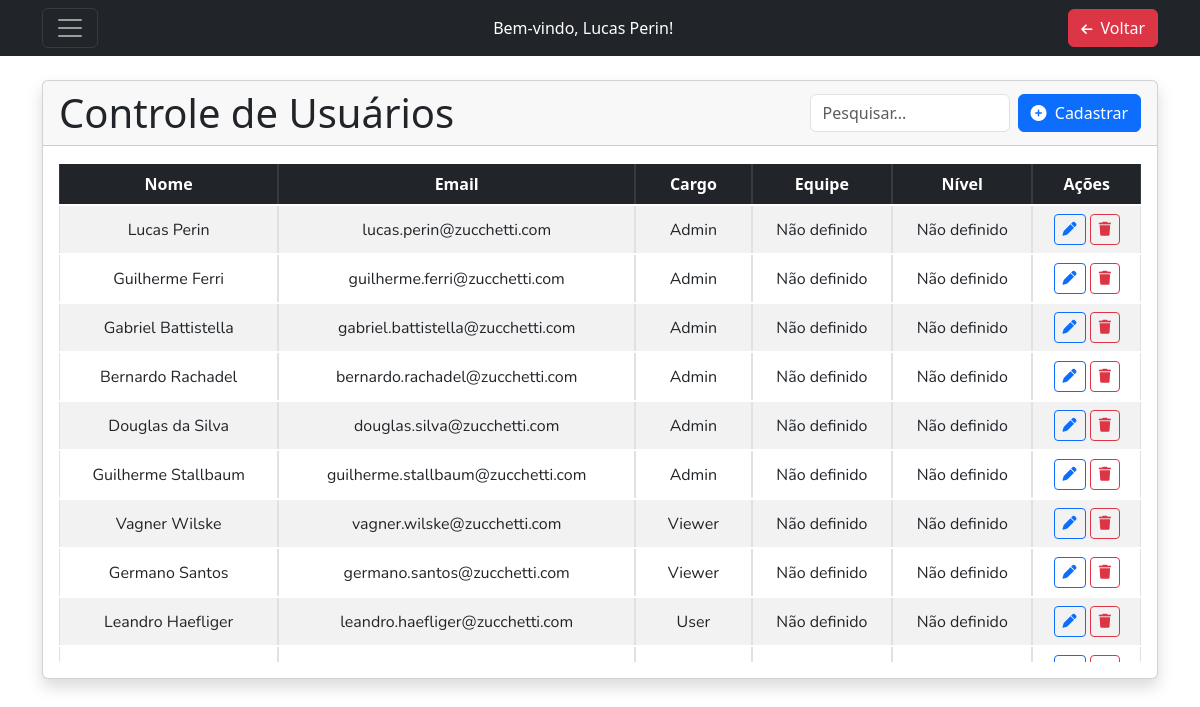
Screenshot of /Views/usuarios.php (signed in) with the database file from the repository.
### tables this page shows
CREATE TABLE TB_USUARIO
( 
 Id INT PRIMARY KEY AUTO_INCREMENT,
 Nome varchar(50) NOT NULL,
 Email varchar(50) NOT NULL,
 Senha varchar(255) NOT NULL,
 Cargo varchar(255) NOT NULL
);

### Views/usuarios.php (the view, shortened to what this page needs)
<?php
include '../Config/Database.php';
$query = "SELECT
            u.Id,
            u.Nome,
            u.Email,
            ena.idEquipe,
            ena.idNivel,
            u.Cargo,
            IFNULL(c.descricao, 'Não definido') AS EquipeDescricao,
            IFNULL(n.descricao, 'Não definido') AS NivelDescricao
          FROM TB_USUARIO u
          LEFT JOIN TB_EQUIPE_NIVEL_ANALISTA ena ON ena.idUsuario = u.Id
          LEFT JOIN TB_EQUIPE c ON ena.idEquipe = c.id
          LEFT JOIN TB_NIVEL n ON ena.idNivel = n.id
          ORDER BY u.Id ASC";
$result = mysqli_query($conn, $query);
?>
<!DOCTYPE html>
<html lang="pt-BR">
<head>
    <link href="../Public/usuarios.css" rel="stylesheet">
    <link href="https://cdn.jsdelivr.net/npm/bootstrap@5.3.0/dist/css/bootstrap.min.css" rel="stylesheet">
    <link rel="stylesheet" href="https://cdnjs.cloudflare.com/ajax/libs/font-awesome/6.4.2/css/all.min.css">
</head>
<body>
  <nav class="navbar navbar-dark bg-dark">
    <div class="container d-flex justify-content-between align-items-center">
      <div class="dropdown">
        <button class="navbar-toggler" type="button" id="menuDropdown" data-bs-toggle="dropdown" aria-expanded="false">
          <span class="navbar-toggler-icon"></span>
        </button>
      </div>
      <span class="text-white">Bem-vindo, <?php echo $_SESSION['usuario_nome']; ?>!</span>
      <a href="menu.php" class="btn btn-danger">
        <i class="fa-solid fa-arrow-left me-2" style="font-size: 0.8em;"></i>Voltar
      </a>
    </div>
  </nav>
  <div class="toast-container">
  </div>
  <div class="toast-container">
  </div>
  <div class="container mt-4">
    <div class="card shadow mb-4">
      <div class="card-header d-flex justify-content-between align-items-center">
        <h1 class="mb-0">Controle de Usuários</h1>
        <div class="d-flex justify-content-end gap-2">
          <input type="text" id="searchInput" class="form-control ms-2" style="max-width: 200px;" placeholder="Pesquisar...">
          <button class="btn btn-primary" data-bs-toggle="modal" data-bs-target="#modalCadastro">
            <i class="fa-solid fa-plus-circle me-1"></i> Cadastrar
          </button>
        </div>
      </div>
      <div class="card-body">
        <div class="table-responsive access-scroll">
          <table class="table table-striped table-bordered tabelaEstilizada ">
            <thead class="table-dark">
              <tr>
                <th>Nome</th>
                <th>Email</th>
                <th>Cargo</th>
                <th>Equipe</th>
                <th>Nível</th>
                <th>Ações</th>
              </tr>
            </thead>
            <tbody>
              <?php if($result && mysqli_num_rows($result) > 0): ?>
                <?php while($user = mysqli_fetch_assoc($result)): ?>
                  <tr>
                    <td><?= $user['Nome'] ?></td>
                    <td><?= $user['Email'] ?></td>
                    <td><?= $user['Cargo'] ?></td>
                    <td><?= $user['EquipeDescricao'] ?></td>
                    <td><?= $user['NivelDescricao'] ?></td>
                    <td>
                      <button type="button" title="Editar" class="btn btn-outline-primary btn-sm"
                        onclick="editarUser('<?= $user['Id'] ?>',
                                              '<?= addslashes($user['Nome']) ?>',
                                              '<?= addslashes($user['Email']) ?>',
                                              '<?= $user['idEquipe'] ?>',
                                              '<?= $user['idNivel'] ?>',
                                              '<?= $user['Cargo'] ?>')">
                        <i class="fa-solid fa-pen"></i>
                      </button>
                      <button class="btn btn-outline-danger btn-sm"
                          onclick="modalExcluir('<?= $user['Id'] ?>', '<?= addslashes($user['Nome']) ?>')">
                          <i class="fa-solid fa-trash"></i>
                      </button>
                    </td>
                  </tr>
                <?php endwhile; ?>
              <?php else: ?>
                <tr>
                  <td colspan="6" class="text-center">Nenhum usuário encontrado.</td>
                </tr>
              <?php endif; ?>
            </tbody>
          </table>
        </div>
      </div>
    </div>
  </div>
</body>
</html>

### Public/usuarios.css (style rules this page uses)
.table { background-color: white; }
.table th { text-align: center; vertical-align: middle; }
.table td { text-align: center; vertical-align: middle; }
.tabelaEstilizada { border-collapse: separate; border-spacing: 0 2px; }
.tabelaEstilizada tbody tr { border-radius: 5px; overflow: hidden; font-family: 'Nunito', sans-serif; }
.access-scroll { height: 500px; overflow-y: auto; }
.toast-container { position: fixed!important; top: 0; right: 0; z-index: 1050; padding: 10px; display: flex; flex-direction: column; align-items: flex-end; }

### rows the page displays
tb_usuario: Nome "Lucas Perin", Email "lucas.perin@zucchetti.com", Cargo "Admin", EquipeDescricao "Não definido", NivelDescricao "Não definido"
tb_usuario: Nome "Guilherme Ferri", Email "guilherme.ferri@zucchetti.com", Cargo "Admin", EquipeDescricao "Não definido", NivelDescricao "Não definido"
tb_usuario: Nome "Gabriel Battistella", Email "gabriel.battistella@zucchetti.com", Cargo "Admin", EquipeDescricao "Não definido", NivelDescricao "Não definido"
tb_usuario: Nome "Bernardo Rachadel", Email "bernardo.rachadel@zucchetti.com", Cargo "Admin", EquipeDescricao "Não definido", NivelDescricao "Não definido"
tb_usuario: Nome "Douglas da Silva", Email "douglas.silva@zucchetti.com", Cargo "Admin", EquipeDescricao "Não definido", NivelDescricao "Não definido"
tb_usuario: Nome "Guilherme Stallbaum", Email "guilherme.stallbaum@zucchetti.com", Cargo "Admin", EquipeDescricao "Não definido", NivelDescricao "Não definido"
tb_usuario: Nome "Vagner Wilske", Email "vagner.wilske@zucchetti.com", Cargo "Viewer", EquipeDescricao "Não definido", NivelDescricao "Não definido"
tb_usuario: Nome "Germano Santos", Email "germano.santos@zucchetti.com", Cargo "Viewer", EquipeDescricao "Não definido", NivelDescricao "Não definido"
tb_usuario: Nome "Leandro Haefliger", Email "leandro.haefliger@zucchetti.com", Cargo "User", EquipeDescricao "Não definido", NivelDescricao "Não definido"

### other values shown
$_SESSION['usuario_nome'] "Lucas Perin"
